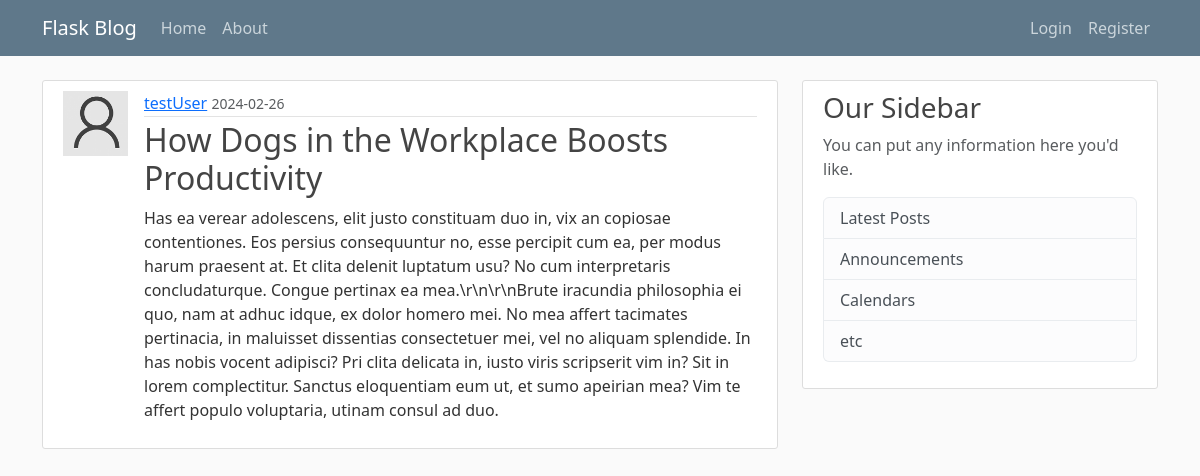
/post/11, run on the app's committed database.
### flaskblog/models.py (models this page shows, shortened)
class User(db.Model, UserMixin):
    id = db.Column(db.Integer, primary_key=True)
    username = db.Column(db.String(20), unique=True, nullable=False)
    email = db.Column(db.String(120), unique=True, nullable=False)
    image_file = db.Column(db.String(20), nullable=False, default='default.jpg')
    password = db.Column(db.String(60), nullable=False)
    posts = db.relationship('Post', backref='author', lazy=True)

class Post(db.Model):
    id = db.Column(db.Integer, primary_key=True)
    title = db.Column(db.String(100), nullable=False)
    date_posted = db.Column(db.DateTime, nullable=False, default=datetime.utcnow)
    content = db.Column(db.Text, nullable=False)
    user_id = db.Column(db.Integer, db.ForeignKey('user.id'), nullable=False)

### flaskblog/routes.py (the view)
@app.route("/post/<int:post_id>")
def post(post_id):
    post = Post.query.get_or_404(post_id)
    return render_template('post.html', title= post.title, post= post)

### flaskblog/templates/post.html (shortened to what this page needs)
{% extends 'layout.html' %}
{% block content %}
    <article class="media content-section" style= "display: flex;">
        <img class= "rounded-circle, article-img" src= "{{ url_for('static', filename= 'profile_pics/' + post.author.image_file) }}">
        <div class="media-body">
        <div class="article-metadata">
            <a class="mr-2" href="{{ url_for('user_posts', username= post.author.username) }}">{{ post.author.username }}</a>
            <small class="text-muted">{{ post.date_posted.strftime('%Y-%m-%d') }}</small>
        </div>
        <h2 class= "article-title">{{ post.title }}</h2>
        <p class="article-content">{{ post.content }}</p>
        </div>
    </article>
{% endblock content %}

### flaskblog/static/main.css (style rules this page uses)
body { background: #fafafa; color: #333333; margin-top: 5rem; }
h1, h2, h3, h4, h5, h6 { color: #444444; }
.content-section { background: #ffffff; padding: 10px 20px; border: 1px solid #dddddd; border-radius: 3px; margin-bottom: 20px; }
.article-title { color: #444444; }
.article-content { white-space: pre-line; }
.article-img { height: 65px; width: 65px; margin-right: 16px; }
.article-metadata { padding-bottom: 1px; margin-bottom: 4px; border-bottom: 1px solid #e3e3e3 }

### data on the page
User: image_file (placeholder picture), author.username "testUser"
Post: date_posted "2024-02-26", title "How Dogs in the Workplace Boosts Productivity", content "Has ea verear adolescens, elit justo constituam duo in, vix an copiosae contentiones. Eos persius consequuntur no, esse percipit cum ea, per modus harum praesent at. Et clita delenit luptatum usu? No cum interpretaris concludaturque. Congue pertinax ea mea.\\r\\n\\r\\nBrute iracundia philosophia ei quo, nam at adhuc idque, ex dolor homero mei. No mea affert tacimates pertinacia, in maluisset dissentias consectetuer mei, vel no aliquam splendide. In has nobis vocent adipisci? Pri clita delicata in, iusto viris scripserit vim in? Sit in lorem complectitur. Sanctus eloquentiam eum ut, et sumo apeirian mea? Vim te affert populo voluptaria, utinam consul ad duo."
